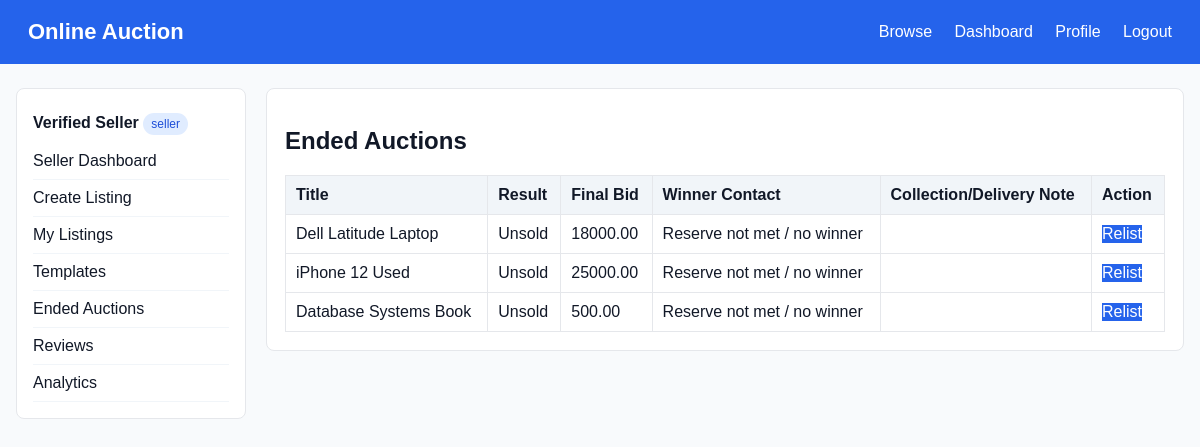
The page /index.php?page=seller_ended (signed in) on the database its author committed.
### tables this page shows
CREATE TABLE listings (
    id INT AUTO_INCREMENT PRIMARY KEY,
    seller_id INT NOT NULL,
    category_id INT NOT NULL,
    title VARCHAR(200) NOT NULL,
    description TEXT NOT NULL,
    `condition` ENUM('new','like_new','good','fair') NOT NULL,
    starting_price DECIMAL(10,2) NOT NULL,
    reserve_price DECIMAL(10,2) NULL,
    current_bid DECIMAL(10,2) DEFAULT 0.00,
    end_datetime DATETIME NOT NULL,
    status ENUM('pending_review','active','ended','cancelled','rejected') DEFAULT 'pending_review',
    winner_bid_id INT NULL,
    rejection_reason TEXT,
    cancel_reason TEXT,
    is_featured TINYINT(1) DEFAULT 0,
    created_at TIMESTAMP DEFAULT CURRENT_TIMESTAMP,
    FOREIGN KEY (seller_id) REFERENCES users(id),
    FOREIGN KEY (category_id) REFERENCES categories(id)
);

### app/models/functions.php (called while the page is built, shortened)
<?php
function db_rows(mysqli $conn, string $sql, string $types = '', array $params = []): array {
    $stmt = mysqli_prepare($conn, $sql);
    if ($types) { mysqli_stmt_bind_param($stmt, $types, ...$params); }
    mysqli_stmt_execute($stmt);
    $result = mysqli_stmt_get_result($stmt);
    return $result ? mysqli_fetch_all($result, MYSQLI_ASSOC) : [];
}
function render_view(string $view, array $data = []): void {
    extract($data);
    $viewFile = __DIR__ . '/../views/' . $view . '.php';
    require __DIR__ . '/../views/layouts/header.php';
    require $viewFile;
    require __DIR__ . '/../views/layouts/footer.php';
}
function seller_ended(mysqli $conn, int $seller): array { return db_rows($conn, "SELECT l.*, u.id winner_id, u.name winner_name, u.email winner_email, u.phone winner_phone, (SELECT m.message FROM messages m WHERE m.listing_id=l.id AND m.sender_id=? ORDER BY m.created_at DESC LIMIT 1) arrangement_note FROM listings l LEFT JOIN bids b ON b.id=l.winner_bid_id LEFT JOIN users u ON u.id=b.buyer_id WHERE l.seller_id=? AND (l.status='ended' OR l.end_datetime<NOW()) ORDER BY l.end_datetime DESC", 'ii', [$seller, $seller]); }
?>

### app/controllers/functions.php (called while the page is built, shortened)
<?php
require_once __DIR__ . '/../models/functions.php';
function seller_ended_page(mysqli $conn): void { require_seller_verified(); listing_close_expired_auctions($conn); $message = ''; if ($_SERVER['REQUEST_METHOD'] === 'POST' && isset($_POST['arrangement_note'])) { $note = trim($_POST['arrangement_note']); if ($note !== '') { seller_note_buyer($conn, (int)$_POST['listing_id'], current_user_id(), (int)$_POST['buyer_id'], $note); $message = 'Arrangement note saved.'; } } $rows = seller_ended($conn, current_user_id()); render_view('seller/ended', compact('rows', 'message')); }
?>

### config/helpers.php (called while the page is built, shortened)
<?php
function e($value) {
    return htmlspecialchars((string)$value, ENT_QUOTES, 'UTF-8');
}
function current_user_id() {
    return $_SESSION['user_id'] ?? null;
}
?>

### app/views/seller/ended.php (the view, shortened to what this page needs)
<div class="card"><h1>Ended Auctions</h1><table><tr><th>Title</th><th>Result</th><th>Final Bid</th><th>Winner Contact</th><th>Collection/Delivery Note</th><th>Action</th></tr><?php foreach($rows as $r): ?><tr><td><?= e($r['title']) ?></td><td><?= $r['winner_id'] ? 'Won' : 'Unsold' ?></td><td><?= e($r['current_bid']) ?></td><td><?php if($r['winner_id']): ?><?= e($r['winner_name']) ?><br><?= e($r['winner_email']) ?><br><?= e($r['winner_phone']) ?><?php else: ?>Reserve not met / no winner<?php endif; ?></td><td></td><td><?php if(!$r['winner_id']): ?><a class="btn" href="index.php?page=relist&id=<?= $r['id'] ?>">Relist</a><?php else: ?><a class="btn secondary" href="index.php?page=seller_reviews">Review Buyer</a><?php endif; ?></td></tr><?php endforeach; ?></table></div>

### assets/css/style.css (style rules this page uses)
* { box-sizing:border-box }
body { margin:0;font-family:Arial,Helvetica,sans-serif;background:#f8fafc;color:#111827 }
.card { background:#fff;border:1px solid #e5e7eb;border-radius:8px;padding:18px;margin-bottom:18px }
button,.btn { background:#2563eb;color:#fff;border:0;text-decoration:none;display:inline-block;text-align:center;cursor:pointer }
table { width:100%;border-collapse:collapse;background:#fff }
th,td { padding:10px;border:1px solid #e5e7eb;text-align:left }
th { background:#f1f5f9 }

### rows shown on the page
listings: title "Dell Latitude Laptop", current_bid "18000.00"
listings: title "iPhone 12 Used", current_bid "25000.00"
listings: title "Database Systems Book", current_bid "500.00"

### other values the page prints
$_SESSION['user_name'] "Verified Seller"
current_role() "seller"
